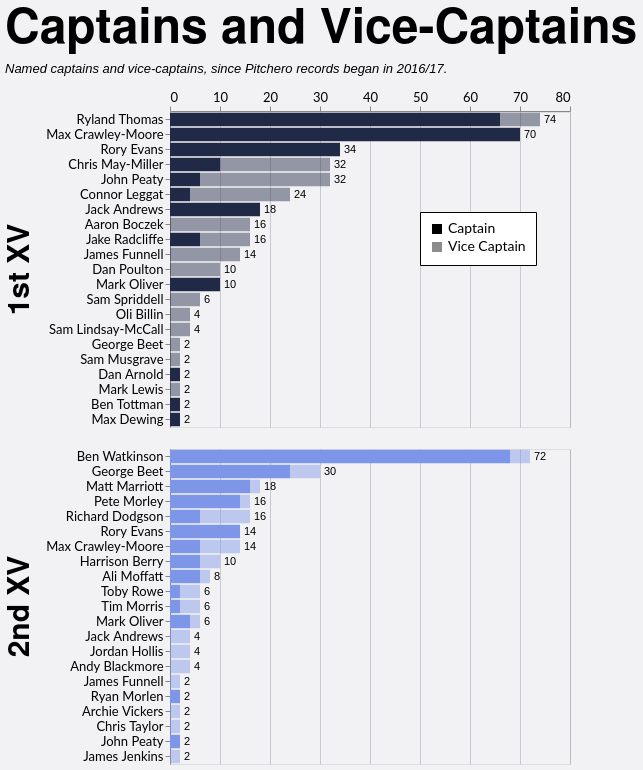

Write the Vega-Lite specification saved for this chart.
### Vega-Lite specification from a JSON file in a GitHub repository (floating-point values rounded to 4 significant figures; data arrays with more than 128 entries replaced by an {"elided": "..."} marker saying what was removed)
{"config": {"axis": {"labelFont": "Lato, sans-serif", "titleFont": "PT Sans Narrow, Helvetica Neue, Helvetica, Arial, sans-serif", "labelFontSize": 13, "titleFontSize": 24, "gridColor": "#202947", "gridOpacity": 0.2}, "header": {"labelFont": "PT Sans Narrow, Helvetica Neue, Helvetica, Arial, sans-serif", "titleFont": "PT Sans Narrow, Helvetica Neue, Helvetica, Arial, sans-serif", "labelFontSize": 24, "titleFontSize": 28, "labelFontWeight": "bold", "orient": "left"}, "legend": {"labelFont": "Lato, sans-serif", "titleFont": "PT Sans Narrow, Helvetica Neue, Helvetica, Arial, sans-serif", "labelFontSize": 14, "titleFontSize": 16, "titlePadding": 5, "fillColor": "white", "strokeColor": "black", "padding": 10, "titleFontWeight": "lighter", "titleFontStyle": "italic", "titleColor": "gray", "offset": 10}, "title": {"font": "PT Sans Narrow, Helvetica Neue, Helvetica, Arial, sans-serif", "fontSize": 48, "fontWeight": "bold", "anchor": "start", "align": "center", "titlePadding": 20, "subtitlePadding": 10, "subtitleFontSize": 13, "subtitleColor": "", "subtitleFontStyle": "italic", "offset": 15, "color": "black"}, "axisX": {"labelAngle": 0}, "facet": {"title": null, "header": null, "align": {"row": "each", "column": "each"}}, "resolve": {"scale": {"y": "independent", "facet": "independent"}}, "background": "#f2f1f4"}, "data": {"name": "data-e0cec2505dbb6cc44622f80e36238d14"}, "facet": {"row": {"field": "squad", "header": {"labelExpr": "datum.value + ' XV'", "labelFontSize": 30, "title": null}, "sort": ["1st", "2nd"], "title": null, "type": "nominal"}}, "spec": {"layer": [{"mark": {"type": "bar"}, "encoding": {"color": {"field": "squad", "legend": null, "scale": {"domain": ["1st", "2nd"], "range": ["#202946", "#7d96e8"]}, "sort": ["1st", "2nd"], "type": "nominal"}, "opacity": {"field": "role", "legend": {"legendX": 250, "legendY": 100, "orient": "none", "title": null}, "scale": {"domain": ["Captain", "Vice Captain"], "range": [1.0, 0.45]}, "sort": ["Captain", "Vice Captain"], "type": "nominal"}, "order": {"field": "stack_order", "sort": "ascending", "type": "quantitative"}, "tooltip": [{"field": "player", "title": "Player", "type": "nominal"}, {"field": "squad", "title": "Squad", "type": "nominal"}, {"field": "role", "title": "Role", "type": "nominal"}, {"field": "games_agg", "title": "Games", "type": "quantitative"}], "x": {"axis": {"orient": "top", "title": null}, "field": "x0", "type": "quantitative"}, "x2": {"field": "x2"}, "y": {"field": "player", "sort": {"field": "sort_total", "order": "descending"}, "title": null, "type": "nominal"}}, "transform": [{"aggregate": [{"op": "sum", "field": "games", "as": "games_agg"}, {"op": "max", "field": "sort_total", "as": "sort_total"}], "groupby": ["player", "squad", "role", "stack_order"]}, {"window": [{"op": "sum", "field": "games_agg", "as": "x2"}], "frame": [null, 0], "groupby": ["player", "squad"], "sort": [{"field": "stack_order", "order": "ascending"}]}, {"calculate": "datum.x2 - datum.games_agg", "as": "x0"}]}, {"mark": {"type": "text", "align": "left", "baseline": "middle", "color": "black", "dx": 4, "fontSize": 11}, "encoding": {"text": {"field": "total_games", "format": ".0f", "type": "quantitative"}, "x": {"axis": {"orient": "top", "title": null}, "field": "total_games", "type": "quantitative"}, "y": {"field": "player", "sort": {"field": "sort_total", "order": "descending"}, "title": null, "type": "nominal"}}, "transform": [{"aggregate": [{"op": "sum", "field": "games", "as": "total_games"}, {"op": "max", "field": "sort_total", "as": "sort_total"}], "groupby": ["player", "squad"]}]}], "height": {"step": 15}, "width": 400}, "resolve": {"scale": {"y": "independent"}}, "title": {"text": "Captains and Vice-Captains", "subtitle": "Named captains and vice-captains, since Pitchero records began in 2016/17."}, "$schema": "https://vega.github.io/schema/vega-lite/v5.20.1.json", "datasets": {"data-e0cec2505dbb6cc44622f80e36238d14": {"elided": "197 records"}}}
